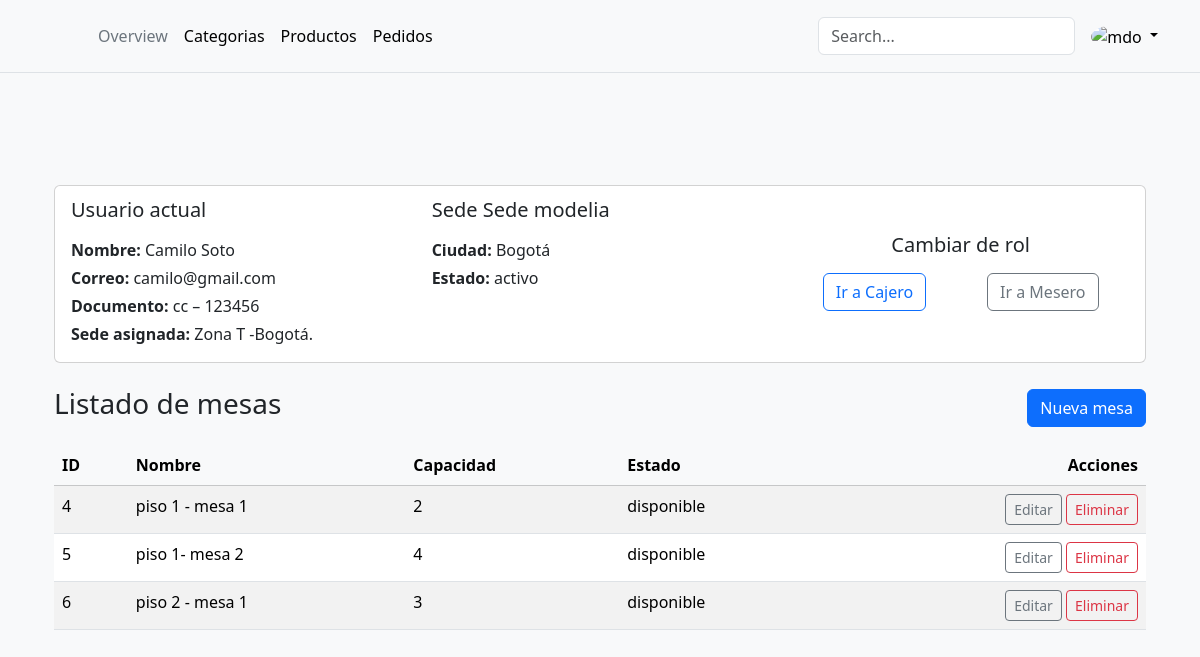
Before: /adminis/sede/3/detalles/ (signed in) with the older database file.
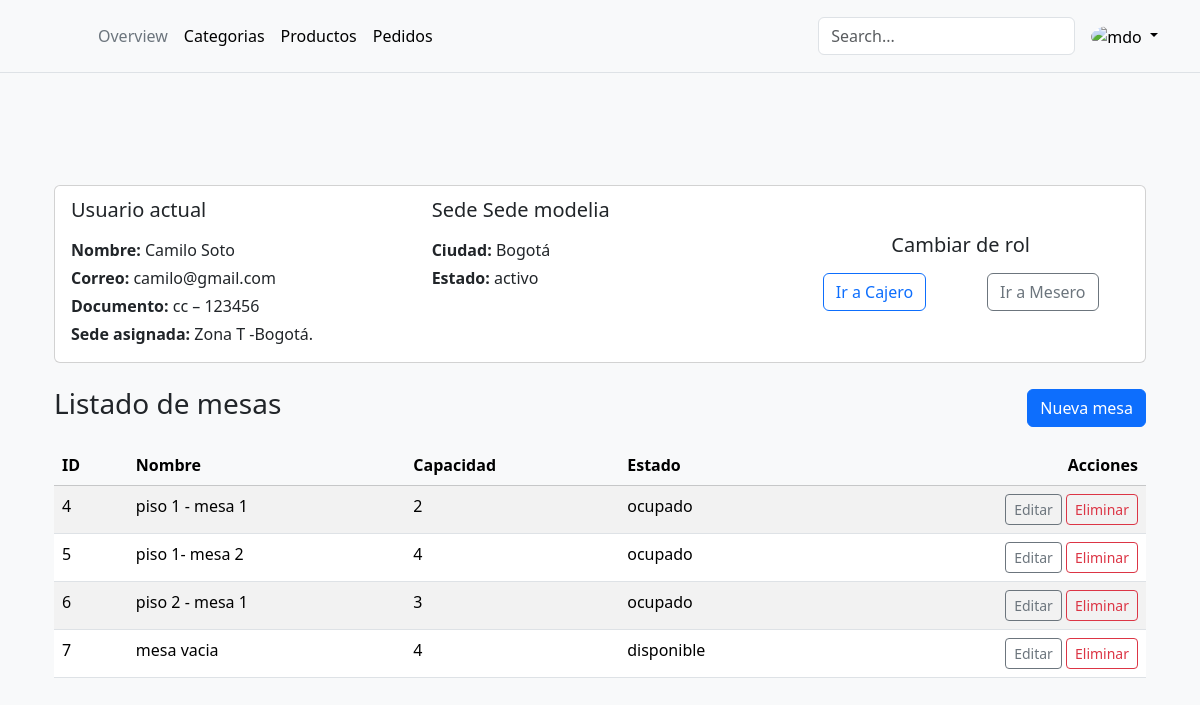
After: the same page with the newer database file.
### mesero/models.py (models this page shows, shortened)
class Mesa(models.Model):
    ESTADO = (
    (0, 'disponible'),
    (1, 'ocupado')
    )
    nombre = models.CharField(max_length=100, verbose_name='Nombre de la mesa')
    capacidad = models.IntegerField(verbose_name='Capacidad de la mesa')
    estado = models.BooleanField(choices=ESTADO, default=0, verbose_name='Estado de la mesa')
    sede = models.ForeignKey(
        Sede,
        on_delete=models.CASCADE,
        null=False,
        blank=False,
        related_name='mesas',
        verbose_name='Sede asignada'
    )

### adminis/views.py (the view)
# urls.py: path('sede/<int:pk>/detalles/', ChangeRolView.as_view(), name='change_rol'),
class ChangeRolView(LoginRequiredMixin, DetailView):
    model = Sede
    template_name = 'sedes/cambiar_rol.html'
    context_object_name = 'sede'
    def get_context_data(self, **kwargs):
        context = super().get_context_data(**kwargs)
        context['usuario'] = self.request.user
        context['mesas'] = self.object.mesas.all()
        return context

### adminis/templates/sedes/cambiar_rol.html (shortened to what this page needs)
{% extends "base.html" %}
{% block content %}
<div class="container py-5">
  <div class="card mb-4">
    <div class="card-body">
      <div class="row">
        <div class="col-12 col-md-4 mb-4 mb-md-0">
          <h5 class="card-subtitle mb-3">Usuario actual</h5>
          <p class="mb-1"><strong>Nombre:</strong> {{ usuario.nombres }} {{ usuario.apellidos }}</p>
          <p class="mb-1"><strong>Correo:</strong> {{ usuario.correo }}</p>
          <p class="mb-1"><strong>Documento:</strong> {{ usuario.tipoDocumento }} – {{ usuario.numDocumento }}</p>
          <p class="mb-0">
            <strong>Sede asignada:</strong>
            {% if usuario.sede %}
              {{ usuario.sede.nombre }}
            {% else %}
              — Sin sede —
            {% endif %}
          </p>
        </div>
        <div class="col-12 col-md-4 mb-4 mb-md-0">
          <h5 class="card-subtitle mb-3">Sede {{ sede.nombre }}</h5>
          <p class="mb-1"><strong>Ciudad:</strong> {{ sede.Ciudad.nombre }}</p>
          <p class="mb-0"><strong>Estado:</strong> {{ sede.get_estado_display }}</p>
        </div>
        <div class="col-12 col-md-4 d-flex flex-column justify-content-center">
          <h5 class="card-subtitle mb-3 text-center">Cambiar de rol</h5>
          <form method="post" action="{% url 'adminis:update_user_rol' sede.pk %}">
            <div class="d-flex justify-content-around">
              <button name="new_role" value="2" class="btn btn-outline-primary">
                Ir a Cajero
              </button>
              <button name="new_role" value="3" class="btn btn-outline-secondary">
                Ir a Mesero
              </button>
            </div>
          </form>
        </div>
      </div>
    </div>
  </div>
  <div class="mt-4">
      <div class="d-flex justify-content-between align-items-center mb-3">
        <h1 class="h3">Listado de mesas</h1>
        <a href="{% url 'adminis:create_mesa' sede.pk %}" class="btn btn-primary">
           Nueva mesa
        </a>
      </div>
    <table class="table table-striped table-hover">
      <thead class="table-light">
        <tr>
          <th>ID</th>
          <th>Nombre</th>
          <th>Capacidad</th>
          <th>Estado</th>
          <th class="text-end">Acciones</th>
        </tr>
      </thead>
      <tbody>
        {% for mesa in mesas %}
        <tr>
          <td>{{ mesa.pk }}</td>
          <td>{{ mesa.nombre }}</td>
          <td>{{ mesa.capacidad }}</td>
          <td>{{ mesa.get_estado_display }}</td>
          <td class="text-end">
            <a href="{% url 'adminis:update_mesa' mesa.pk %}" class="btn btn-sm btn-outline-secondary">Editar</a>
            <a href="{% url 'adminis:delete_mesa' mesa.pk %}" class="btn btn-sm btn-outline-danger">Eliminar</a>
          </td>
        </tr>
        {% empty %}
        <tr>
          <td colspan="5" class="text-center">No hay mesas en esta sede.</td>
        </tr>
        {% endfor %}
      </tbody>
    </table>
  </div>
</div>
{% endblock %}

Changed rows visible on the page:
changed Mesa "piso 1 - mesa 1": estado "disponible" → "ocupado"
changed Mesa "piso 1- mesa 2": estado "disponible" → "ocupado"
changed Mesa "piso 2 - mesa 1": estado "disponible" → "ocupado"
added Mesa: pk "7", nombre "mesa vacia", capacidad "4", estado "disponible"
